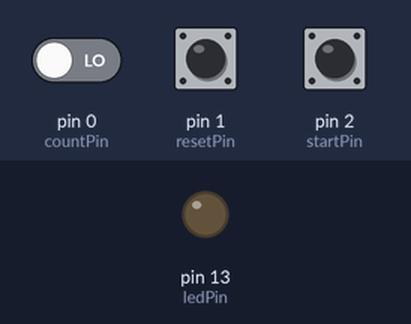
Bench run of a sketch on a simulated Arduino Uno, built with avr-gcc and run on an emulated ATmega328P. Parts: output pins drawn as LEDs (lit = HIGH). Inputs (shaded band) come from the test bench; at power-on: pin 2 (startPin) LOW, pin 0 (countPin) LOW, pin 1 (resetPin) LOW.

Above: at 1.2 s.
1.3 s: pin 2 (startPin) pulled HIGH for 0.15 s
At 2.5 s:
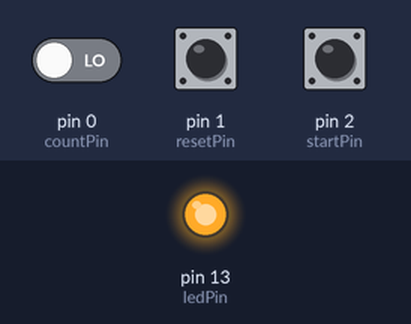
Timing chart, 0 to 7.8 s (numbered marks = the images above; inputs shaded):
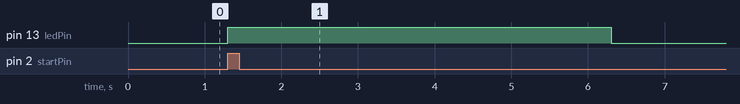

The sketch:

Button_ard.ino
```cpp
const int startPin = 2;
const int countPin = 0;
const int resetPin = 1;
const int ledPin = 13;
int startButton =0, countButton =0, resetButton=0;
int counter = 0;
// This is sample comment for test
void setup() {
  pinMode(ledPin, OUTPUT);
  pinMode(startPin, INPUT);
  pinMode(countPin, INPUT);
  pinMode(resetPin, INPUT);
}
//Below is a voild loop
void loop() {
countButton = digitalRead(countPin);
if (countButton == HIGH)
{
 counter = counter+1;
}

resetButton = digitalRead(resetPin);
if (resetButton == HIGH)
{
counter = 0;
}
startButton = digitalRead(startPin);

if (startButton == HIGH)
{
	for (int blink=0; blink<5; blink++)
{
  digitalWrite(ledPin, HIGH);
  delay(1000);
  digitalWrite(ledPin, LOW);
  counter = counter-1;
}
}
}
```

Measured:
- after the input at 1.3 s, pin 13 (ledPin): LOW → HIGH at once, → LOW 5.0 s later
